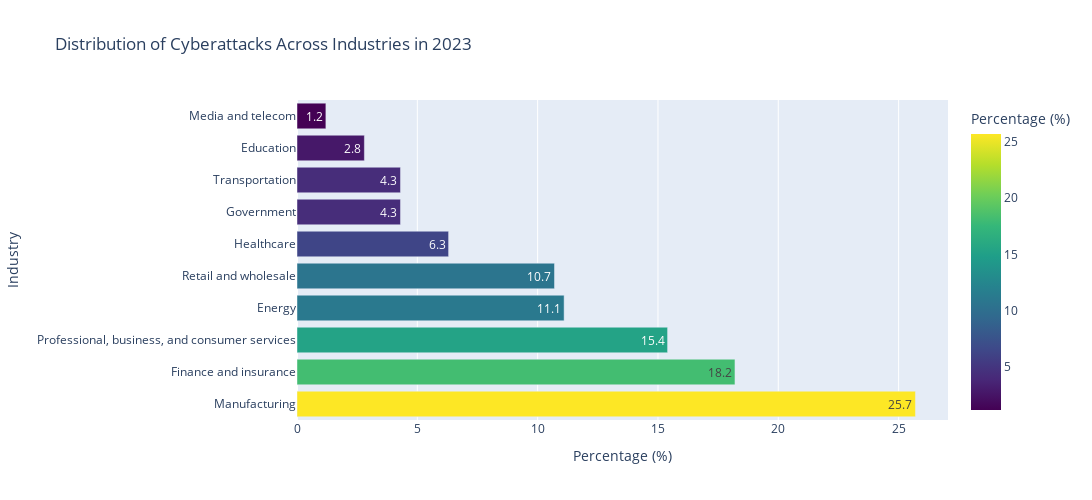

Notebook source saved alongside this figure:
### Code cell
# Load the dataset
df = pd.read_csv("cyberattack_distribution_2023.csv")

# Create a bar chart
fig3 = px.bar(
    df,
    x='Percentage',
    y='Industry',
    title='Distribution of Cyberattacks Across Industries in 2023',
    labels={'Percentage': 'Percentage (%)', 'Industry': 'Industry'},
    color='Percentage',
    text='Percentage',
    color_continuous_scale=px.colors.sequential.Viridis
)

# Update layout for better appearance
fig3.update_layout(
    xaxis=dict(title='Percentage (%)'),
    yaxis=dict(title='Industry'),
    width=1250,
    height=500
)

# Show the plot
fig3.show()

### Figure 1 — Plotly figure (JSON) as saved in the notebook; plotly's stock layout.template omitted (floating-point values rounded to 4 significant figures)
{"data": [{"alignmentgroup": "True", "hovertemplate": "Percentage (%)=%{marker.color}<br>Industry=%{y}<extra></extra>", "legendgroup": "", "marker": {"color": [25.7, 18.2, 15.4, 11.1, 10.7, 6.3, 4.3, 4.3, 2.8, 1.2], "coloraxis": "coloraxis", "pattern": {"shape": ""}}, "name": "", "offsetgroup": "", "orientation": "h", "showlegend": false, "text": [25.7, 18.2, 15.4, 11.1, 10.7, 6.3, 4.3, 4.3, 2.8, 1.2], "textposition": "auto", "type": "bar", "x": [25.7, 18.2, 15.4, 11.1, 10.7, 6.3, 4.3, 4.3, 2.8, 1.2], "xaxis": "x", "y": ["Manufacturing", "Finance and insurance", "Professional, business, and consumer services", "Energy", "Retail and wholesale", "Healthcare", "Government", "Transportation", "Education", "Media and telecom"], "yaxis": "y"}], "layout": {"barmode": "relative", "coloraxis": {"colorbar": {"title": {"text": "Percentage (%)"}}, "colorscale": [[0, "#440154"], [0.1111, "#482878"], [0.2222, "#3e4989"], [0.3333, "#31688e"], [0.4444, "#26828e"], [0.5556, "#1f9e89"], [0.6667, "#35b779"], [0.7778, "#6ece58"], [0.8889, "#b5de2b"], [1, "#fde725"]]}, "height": 500, "legend": {"tracegroupgap": 0}, "title": {"text": "Distribution of Cyberattacks Across Industries in 2023"}, "width": 1250, "xaxis": {"anchor": "y", "domain": [0, 1], "title": {"text": "Percentage (%)"}}, "yaxis": {"anchor": "x", "domain": [0, 1], "title": {"text": "Industry"}}}}
